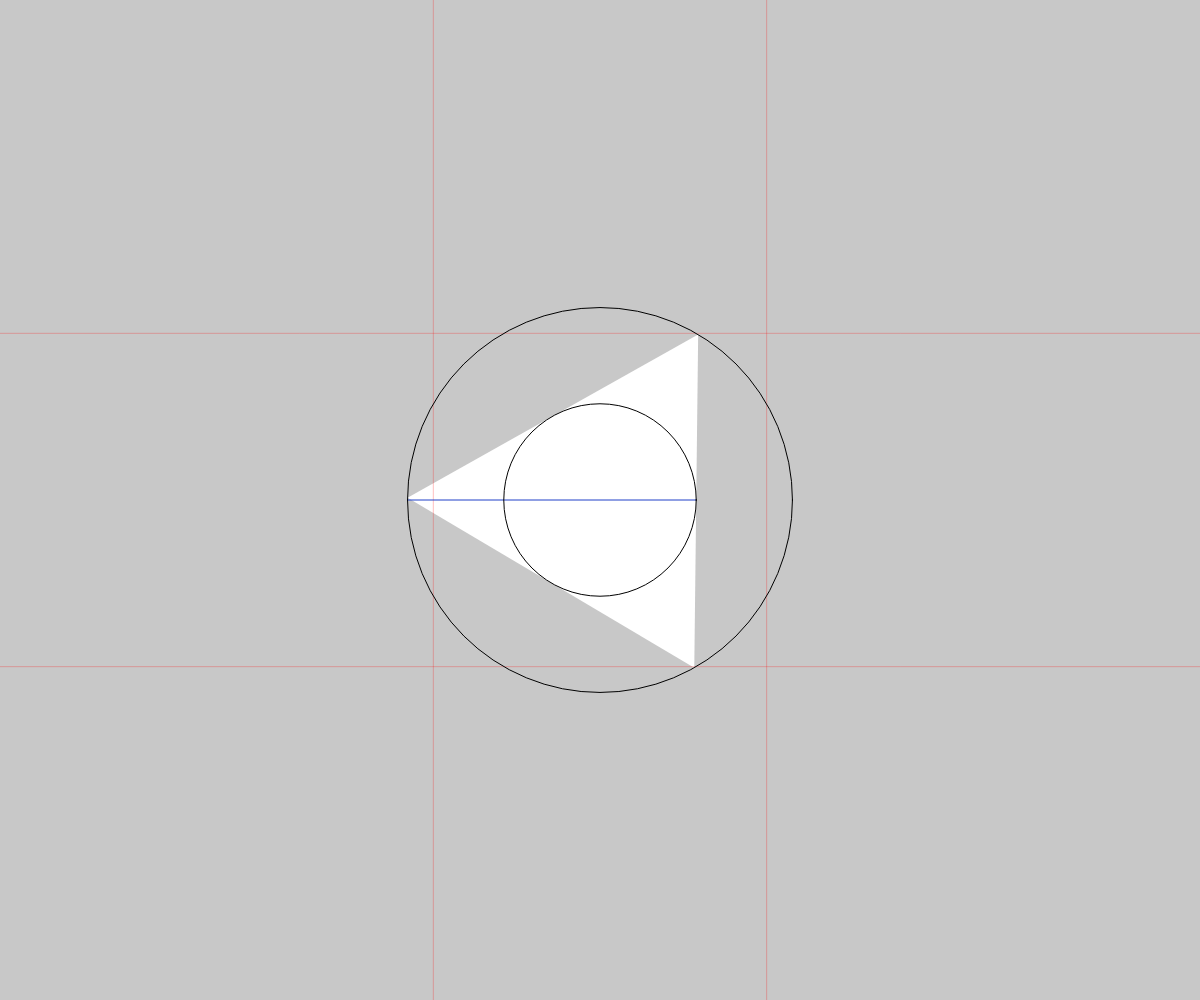
Frame 1 (no input)
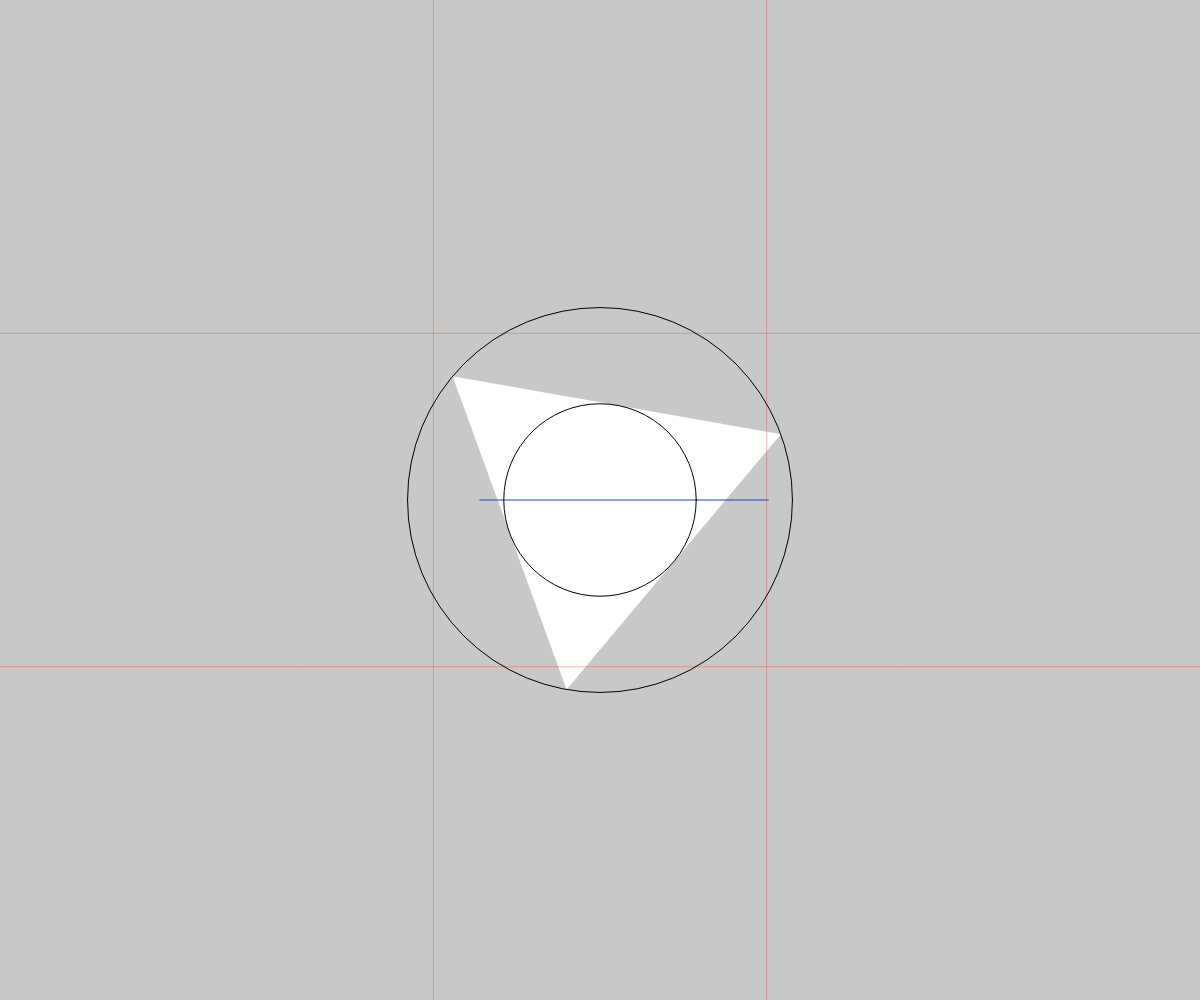
Frame 60 (no input)
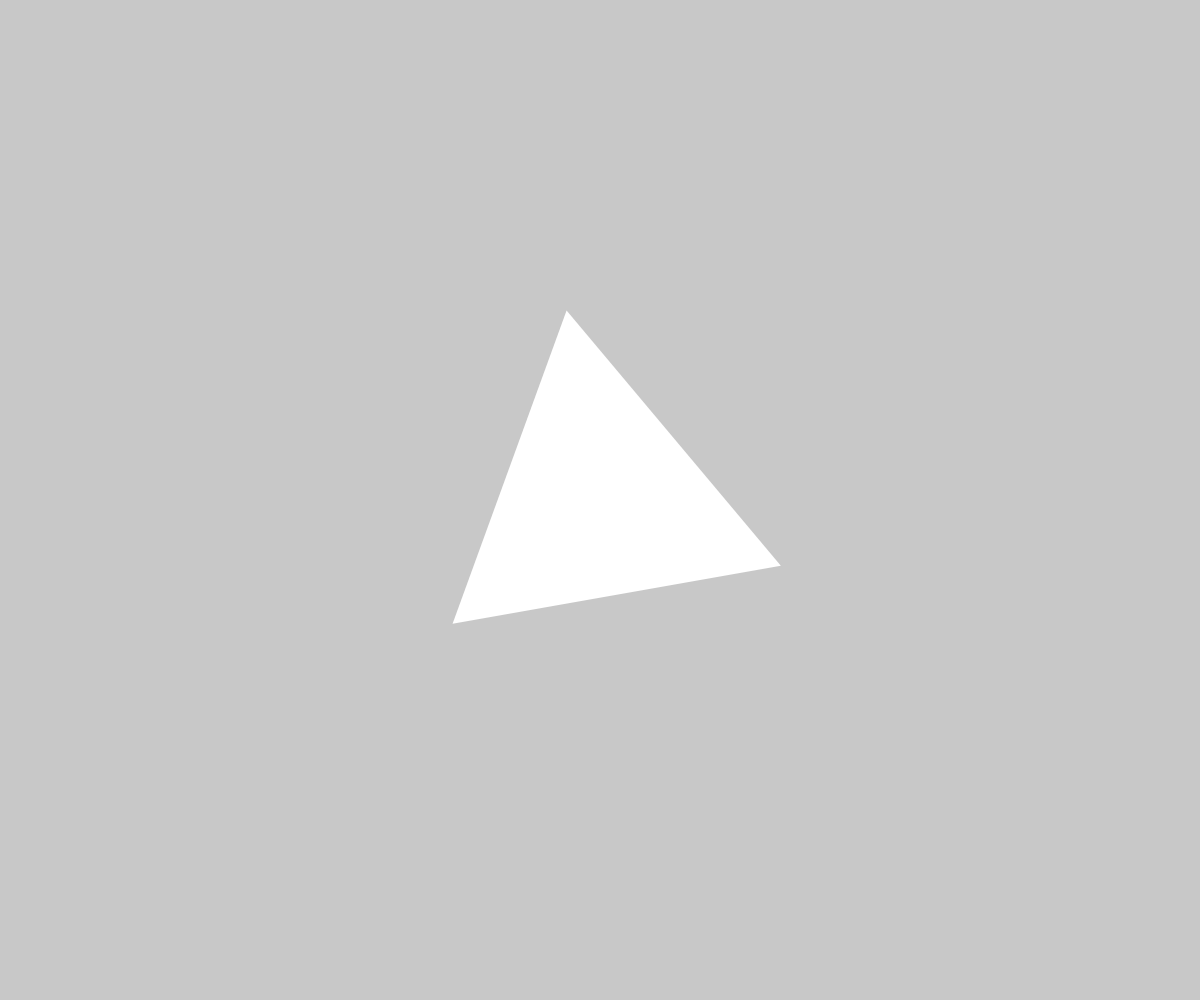
Frame 120 (the mouse pressed at the canvas centre since frame 60)

The p5.js sketch that drew these frames (run headless with seeded random() and noise() and a simulated clock; from frame 60 on, the mouse is pressed at the canvas centre):

// p5.js sketch
// ── sketch.js
var over = true;

function eqtri(size, x = 0, y = 0, angle = 0) {
    this.s = size;
    this.pos = createVector(x, y);
    this.a = angle;

    this.h = () => this.s * (.75 ** .5);
    this.draw = function () {
        angleMode(DEGREES);

        var offset = createVector(0, -this.h() * (2 / 3));
        offset.rotate(this.a);
        offset.rotate(30);

        noStroke();
        fill(255);
        beginShape();
        for (let i = 0; i < 3; i++) {
            vertex(this.pos.x + offset.x, this.pos.y + offset.y)
            offset.rotate(120);
        }
        endShape(CLOSE);
    }
    this.rotate = function (td) {
        this.a += td;
    }
}

var tri;

function setup() {
    createCanvas(windowWidth, windowHeight);
    tri = new eqtri((width>height?height:width)/3);
}

function draw() {
    translate(width / 2, height / 2);
    background(200);

    tri.a = frameCount / 3 * 2;
    tri.draw();

    if (over) {
        noFill();
        stroke(255, 0, 0, 64);
        line(-tri.s/2, -height, -tri.s/2, height);
        line(tri.s/2, -height, tri.s/2, height);
        line(-width, -tri.s/2, width, -tri.s/2);
        line(-width, tri.s/2, width, tri.s/2);

        stroke(32, 64, 200);
        var x = -tri.h() * map(cos(frameCount / 1 * 2), -1, 1, 1, 2) / 3;
        var y = +tri.h() * map(cos(frameCount / 1 * 2), -1, 1, 2, 1) / 3;
        line(x, 0, y, 0);

        stroke(0);
        ellipse(0, 0, 2*tri.h()/3);
        ellipse(0, 0, 4*tri.h()/3);
    }
}

function windowResized() {
    resizeCanvas(windowWidth,windowHeight);
    tri.s = (width>height?height:width)/3;
}

function mousePressed() {
    over = !over;
}

// ── style.css
html {
    overflow: hidden;
    cursor: none;
    background-color: #BBB;
}

body {
    margin: 0;
}
